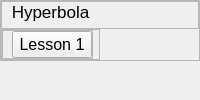
                            <widget class="QWidget" name="page_10">
                             <layout class="QVBoxLayout" name="verticalLayout_29">
                              <property name="spacing">
                               <number>0</number>
                              </property>
                              <property name="leftMargin">
                               <number>0</number>
                              </property>
                              <property name="topMargin">
                               <number>0</number>
                              </property>
                              <property name="rightMargin">
                               <number>0</number>
                              </property>
                              <property name="bottomMargin">
                               <number>0</number>
                              </property>
                              <item alignment="Qt::AlignTop">
                               <widget class="QFrame" name="frame_17">
                                <property name="frameShape">
                                 <enum>QFrame::StyledPanel</enum>
                                </property>
                                <property name="frameShadow">
                                 <enum>QFrame::Raised</enum>
                                </property>
                                <layout class="QVBoxLayout" name="verticalLayout_28">
                                 <property name="spacing">
                                  <number>0</number>
                                 </property>
                                 <property name="leftMargin">
                                  <number>0</number>
                                 </property>
                                 <property name="topMargin">
                                  <number>0</number>
                                 </property>
                                 <property name="rightMargin">
                                  <number>0</number>
                                 </property>
                                 <property name="bottomMargin">
                                  <number>0</number>
                                 </property>
                                 <item>
                                  <widget class="QFrame" name="frame_24">
                                   <property name="maximumSize">
                                    <size>
                                     <width>16777215</width>
                                     <height>16777215</height>
                                    </size>
                                   </property>
                                   <property name="frameShape">
                                    <enum>QFrame::StyledPanel</enum>
                                   </property>
                                   <property name="frameShadow">
                                    <enum>QFrame::Raised</enum>
                                   </property>
                                   <layout class="QHBoxLayout" name="horizontalLayout_17">
                                    <property name="leftMargin">
                                     <number>9</number>
                                    </property>
                                    <property name="topMargin">
                                     <number>0</number>
                                    </property>
                                    <property name="rightMargin">
                                     <number>0</number>
                                    </property>
                                    <property name="bottomMargin">
                                     <number>6</number>
                                    </property>
                                    <item alignment="Qt::AlignLeft">
                                     <widget class="QLabel" name="label_23">
                                      <property name="sizePolicy">
                                       <sizepolicy hsizetype="Preferred" vsizetype="Preferred">
                                        <horstretch>0</horstretch>
                                        <verstretch>0</verstretch>
                                       </sizepolicy>
                                      </property>
                                      <property name="minimumSize">
                                       <size>
                                        <width>0</width>
                                        <height>0</height>
                                       </size>
                                      </property>
                                      <property name="font">
                                       <font>
                                        <pointsize>13</pointsize>
                                       </font>
                                      </property>
                                      <property name="text">
                                       <string>Hyperbola</string>
                                      </property>
                                      <property name="alignment">
                                       <set>Qt::AlignCenter</set>
                                      </property>
                                     </widget>
                                    </item>
                                   </layout>
                                  </widget>
                                 </item>
                                 <item alignment="Qt::AlignLeft">
                                  <widget class="QFrame" name="frame_25">
                                   <property name="frameShape">
                                    <enum>QFrame::StyledPanel</enum>
                                   </property>
                                   <property name="frameShadow">
                                    <enum>QFrame::Raised</enum>
                                   </property>
                                   <layout class="QHBoxLayout" name="horizontalLayout_18">
                                    <property name="leftMargin">
                                     <number>0</number>
                                    </property>
                                    <property name="topMargin">
                                     <number>0</number>
                                    </property>
                                    <property name="rightMargin">
                                     <number>6</number>
                                    </property>
                                    <property name="bottomMargin">
                                     <number>0</number>
                                    </property>
                                    <item>
                                     <widget class="QFrame" name="frame_26">
                                      <property name="frameShape">
                                       <enum>QFrame::StyledPanel</enum>
                                      </property>
                                      <property name="frameShadow">
                                       <enum>QFrame::Raised</enum>
                                      </property>
                                      <layout class="QVBoxLayout" name="verticalLayout_37">
                                       <property name="spacing">
                                        <number>0</number>
                                       </property>
                                       <property name="leftMargin">
                                        <number>9</number>
                                       </property>
                                       <property name="topMargin">
                                        <number>0</number>
                                       </property>
                                       <property name="rightMargin">
                                        <number>0</number>
                                       </property>
                                       <property name="bottomMargin">
                                        <number>0</number>
                                       </property>
                                       <item>
                                        <widget class="QPushButton" name="lesson1Hyperbola_pushButton">
                                         <property name="font">
                                          <font>
                                           <pointsize>12</pointsize>
                                          </font>
                                         </property>
                                         <property name="styleSheet">
                                          <string notr="true">#lesson1Hyperbola_pushButton:hover{
	background-color: rgb(145, 173, 179);
	border-radius: 5px
}
#lesson1Hyperbola_pushButton:pressed{
	background-color: rgb(78, 93, 100);
}</string>
                                         </property>
                                         <property name="text">
                                          <string>Lesson 1</string>
                                         </property>
                                         <property name="icon">
                                          <iconset resource="res.qrc">
                                           <normaloff>:/icons/icons/book-open.svg</normaloff>:/icons/icons/book-open.svg</iconset>
                                         </property>
                                         <property name="iconSize">
                                          <size>
                                           <width>30</width>
                                           <height>30</height>
                                          </size>
                                         </property>
                                        </widget>
                                       </item>
                                      </layout>
                                     </widget>
                                    </item>
                                   </layout>
                                  </widget>
                                 </item>
                                </layout>
                               </widget>
                              </item>
                             </layout>
                            </widget>
